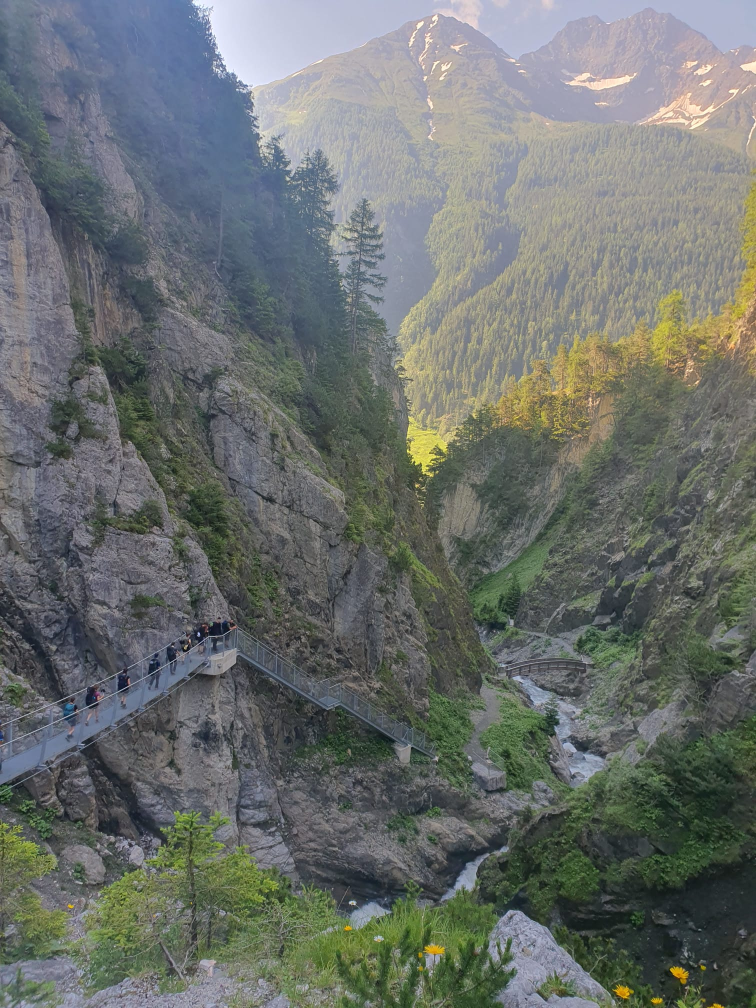
#> input picture geodata/imgsource/IMG-20240710-WA0011.jpg, 1512 x 2016 px, found by its file name (shown at 1/2 size)
$ python ThumbnailGenerator.py
#> lines starting #> are read from the running program, lines starting #| are printed output that depends on the picture
from PIL import Image, ExifTags, ImageOps
import os

input_dir = r'\WebstormProjects\AlpenX\geodata\imgsource'
output_dir = r'\WebstormProjects\AlpenX\geodata\imgsource'
"""
# every jpg in folder
for file in os.listdir(input_dir):
    if file.endswith('.jpg') or file.endswith('.jpeg'):
        file_path = os.path.join(input_dir, file)
        with Image.open(file_path) as img:
            img = ImageOps.exif_transpose(img)

            img.thumbnail((128, 128))
            out = os.path.join(output_dir, f'thumbnail_{file}')
            print(out)
            img.save(out)
"""


"""
filenames = [
    '20240707_101042000_iOS 2.jpg',
    '20240707_191117000_iOS.jpg',
    '20240708_082738-Benedikt.jpg',
    '20240708_132056-Benedikt.jpg',
    '20240708_195554000_iOS.jpg',
    '20240708_145905000_iOS.jpg',
    '20240709_110555-Benedikt.jpg',
    '20240709_093154610_iOS.jpg',
    '20240709_093146000_iOS.jpg',
    '20240709_100734000_iOS.jpg',
    '20240709_164623-Benedikt.jpg',
    '20240709_183857000_iOS.jpg',
    '20240710_191430000_iOS 1.jpg',
    '20240710_085919-Benedikt.jpg',
    '20240710_072631000_iOS.jpg',
    '20240710_130012000_iOS.jpg',
    '20240711_102048-Benedikt.jpg',
    '20240711_120408-Benedikt.jpg',
    '20240711_100426000_iOS.jpg',
    '20240711_121302000_iOS.jpg',
    '20240712_065157-Benedikt.jpg',
    '20240712_071405-Benedikt.jpg',
    '20240712_072239-Benedikt.jpg',
    '20240712_105708-Benedikt.jpg',
    '20240712_112410-Benedikt.jpg',
    'DSC09874.jpg',
    'DSC09884.jpg',
    'DSC09916.jpg',
    'DSC09949.jpg',
    'DSC09973.jpg',
    'DSC09986.jpg'
]
"""

filenames = [
    r'IMG-20240710-WA0011.jpg',
    r'WhatsApp-Bild-2024-07-08-um-20.27.20_16262ab6.jpg'
]
for file in filenames:
    if file.endswith('.jpg'):
        file_path = os.path.join(input_dir, file)
        with Image.open(file_path) as img:
#> img is the input picture: PIL image 1512x2016 RGB; mean R, G, B 107.1, 112.1, 109
            img = ImageOps.exif_transpose(img)
            img.thumbnail((128, 128))
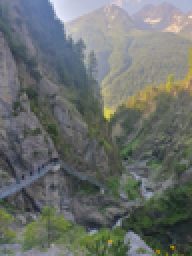
#> img: PIL image 96x128 RGB (shown 2 times larger); mean R, G, B 107.1, 112.1, 109
            out = os.path.join(output_dir, f'thumbnail_{file}')
            print(out)
            img.save(out)
#> pass 2 of the loop `for file in filenames:`:
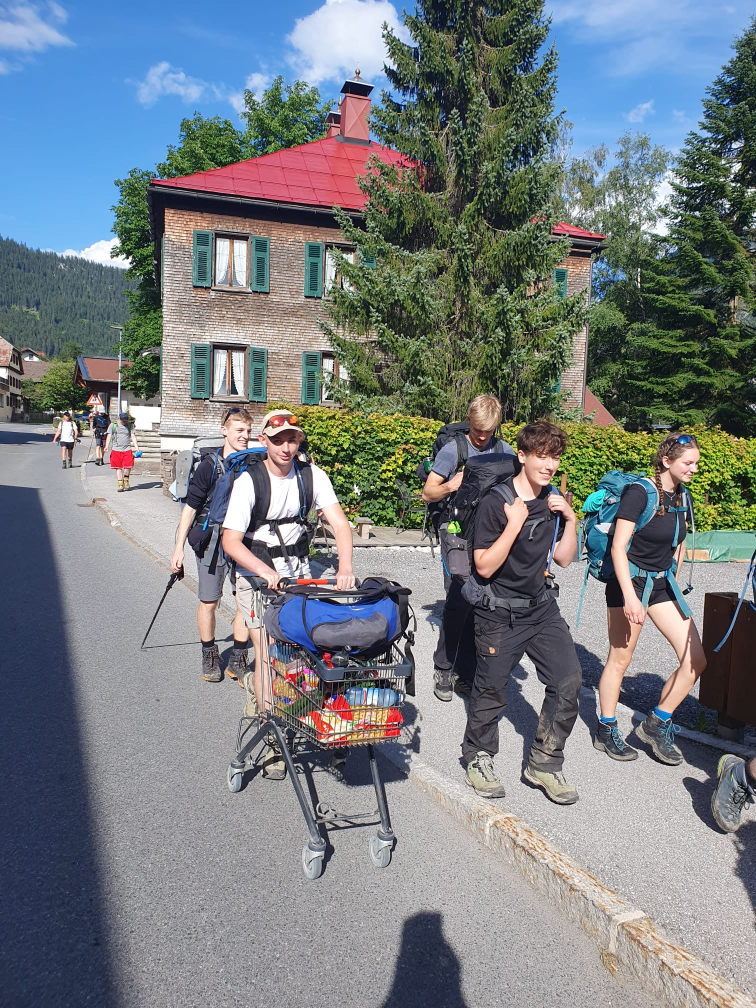
#> input picture geodata/imgsource/WhatsApp-Bild-2024-07-08-um-20.27.20_16262ab6.jpg, 1512 x 2016 px, found by its file name (shown at 1/2 size)
#> img is the input picture: PIL image 1512x2016 RGB; mean R, G, B 119.1, 125.6, 129.8
#> `img.thumbnail((128, 128))`:
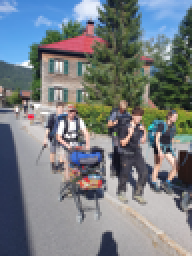
#> img: PIL image 96x128 RGB (shown 2 times larger); mean R, G, B 119.1, 125.6, 129.8
